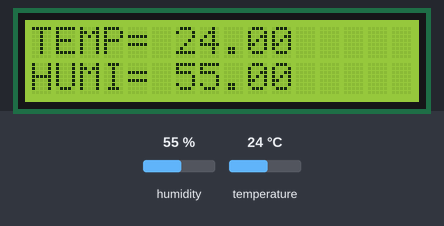
A sketch run on a simulated Arduino Uno, built with avr-gcc and run on an emulated ATmega328P. Parts: 16×2 character LCD. Inputs (shaded band) come from the test bench; at power-on: humidity 55 %, temperature 24 °C. No radio packets arrive unless stated; what the sketch prints to the serial monitor is not drawn.

Above: at 7.2 s.
7.3 s: humidity set to 22 %
At 9.4 s:
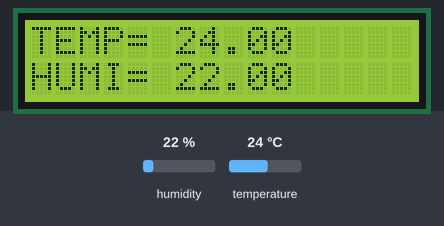
10.5 s: temperature set to 12 °C
At 12.0 s:
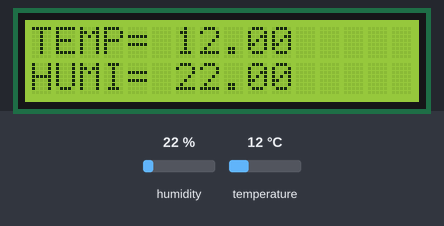
13.7 s: humidity set to 40 %
At 14.3 s:
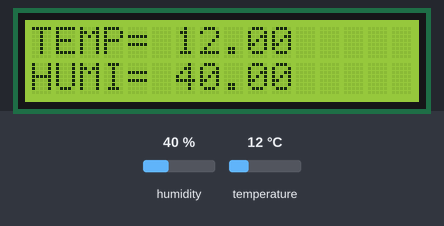
16.9 s: temperature set to 28 °C
At 19.3 s:
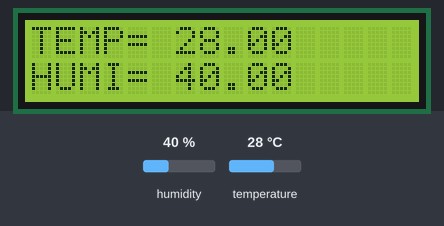
Timing chart, 0 to 20.8 s (numbered marks = the images above; inputs shaded):
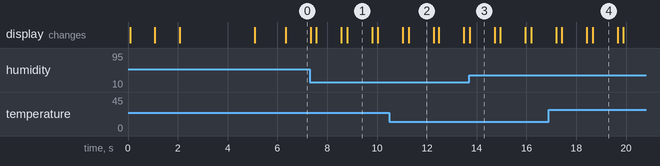

Measured:
- after the input at 7.3 s, the display: first differs from a run without the input after 1.5 s (image 1)
- after the input at 10.5 s, the display: first differs from a run without the input after 0.77 s (image 2)
- after the input at 13.7 s, the display: changes at once (image 3)
- after the input at 16.9 s, the display: first differs from a run without the input after 1.8 s (image 4)
- what the display in image 1 shows lasts 1.0 s, from 8.8 s to 9.8 s

The sketch:

N1Silo2.ino
```cpp
// Example testing sketch for various DHT humidity/temperature sensors
// Written by ladyada, public domain
#include <LiquidCrystal.h>

LiquidCrystal lcd(2, 3, 4, 5, 6, 9);
#include "DHT.h"
#include <SPI.h>
#include <nRF24L01.h>
#include <RF24.h>

#define DHTPIN 10     // what digital pin we're connected to
float h =0;
float t = 0;

// Uncomment whatever type you're using!
#define DHTTYPE DHT11   // DHT 11
//#define DHTTYPE DHT22   // DHT 22  (AM2302), AM2321
//#define DHTTYPE DHT21   // DHT 21 (AM2301)

// Connect pin 1 (on the left) of the sensor to +5V
// NOTE: If using a board with 3.3V logic like an Arduino Due connect pin 1
// to 3.3V instead of 5V!
// Connect pin 2 of the sensor to whatever your DHTPIN is
// Connect pin 4 (on the right) of the sensor to GROUND
// Connect a 10K resistor from pin 2 (data) to pin 1 (power) of the sensor

// Initialize DHT sensor.
// Note that older versions of this library took an optional third parameter to
// tweak the timings for faster processors.  This parameter is no longer needed
// as the current DHT reading algorithm adjusts itself to work on faster procs.
DHT dht(DHTPIN, DHTTYPE);

RF24 radio(7, 8); // CE, CSN
const byte address[6] = "00001";

void setup() {
    dht.begin();
   radio.begin();
  radio.openWritingPipe(address);
  radio.setPALevel(RF24_PA_MAX);
  radio.stopListening();

  Serial.begin(9600);
  Serial.println("DHTxx test!");


  lcd.begin(16, 2) ;
lcd.clear();
delay(10);
lcd.setCursor(0,0);
lcd.print("    KOSVIEW");
lcd.setCursor(0,1);
delay (1000);
lcd.print("    PROJECTS   ");

delay (1000);
lcd.clear();
lcd.print("NODE 1: SILO ");
delay (3000);
lcd.clear();
delay (1000);
}

void loop() {
  // Wait a few seconds between measurements.
  delay(200);

  // Reading temperature or humidity takes about 250 milliseconds!
  // Sensor readings may also be up to 2 seconds 'old' (its a very slow sensor)
 h = dht.readHumidity();
  // Read temperature as Celsius (the default)
 t = dht.readTemperature();
  // Read temperature as Fahrenheit (isFahrenheit = true)
  float f = dht.readTemperature(true);

  // Check if any reads failed and exit early (to try again).
  if (isnan(h) || isnan(t) || isnan(f)) {
    Serial.println("Failed to read from DHT sensor!");
   // return;
  }

  // Compute heat index in Fahrenheit (the default)
  float hif = dht.computeHeatIndex(f, h);
  // Compute heat index in Celsius (isFahreheit = false)
  float hic = dht.computeHeatIndex(t, h, false);
lcd.print("TEMP= ");
lcd.print(t);

lcd.setCursor(0,2);
lcd.print("HUMI= ");
lcd.print(h);
  Serial.print("Humidity: ");
  Serial.print(h);
  Serial.print(" %\t");
  Serial.print("Temperature: ");
  Serial.print(t);
  Serial.print(" *C ");
  Serial.print(f);
  Serial.print(" *F\t");
  Serial.print("Heat index: ");
  Serial.print(hic);
  Serial.print(" *C ");
  Serial.print(hif);
  Serial.println(" *F");
  delay (1000);
  lcd.clear();
}
```
